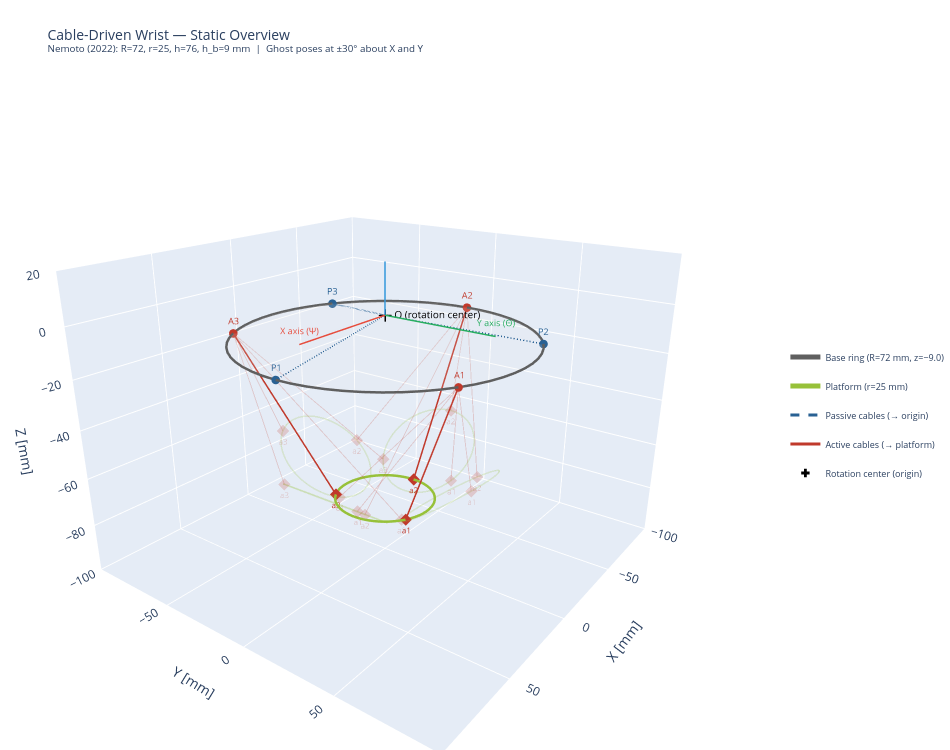

Source (notebook cell):
### Code cell
# =================================================================
# Static 3D Overview
# =================================================================
from helpers.wrist_plots import wrist_static_figure

fig = wrist_static_figure(R, r, h, h_b, show_caption=show_caption)
fig.show()

### Figure 1 — Plotly figure (JSON) as saved in the notebook; plotly's stock layout.template omitted (floating-point values rounded to 4 significant figures)
{"data": [{"legendgroup": "base", "line": {"color": "#5F5F5F", "width": 3}, "mode": "lines", "name": "Base ring (R=72 mm, z=−9.0)", "opacity": 0.2, "showlegend": false, "type": "scatter3d", "x": [72.5, 72.1, 70.92, 68.95, 66.23, 62.79, 58.65, 53.88, 48.51, 42.61, 36.25, 29.49, 22.4, 15.07, 7.578, 4.439e-15, -7.578, -15.07, -22.4, -29.49, -36.25, -42.61, -48.51, -53.88, -58.65, -62.79, -66.23, -68.95, -70.92, -72.1, -72.5, -72.1, -70.92, -68.95, -66.23, -62.79, -58.65, -53.88, -48.51, -42.61, -36.25, -29.49, -22.4, -15.07, -7.578, -1.332e-14, 7.578, 15.07, 22.4, 29.49, 36.25, 42.61, 48.51, 53.88, 58.65, 62.79, 66.23, 68.95, 70.92, 72.1, 72.5], "y": [0, 7.578, 15.07, 22.4, 29.49, 36.25, 42.61, 48.51, 53.88, 58.65, 62.79, 66.23, 68.95, 70.92, 72.1, 72.5, 72.1, 70.92, 68.95, 66.23, 62.79, 58.65, 53.88, 48.51, 42.61, 36.25, 29.49, 22.4, 15.07, 7.578, 8.879e-15, -7.578, -15.07, -22.4, -29.49, -36.25, -42.61, -48.51, -53.88, -58.65, -62.79, -66.23, -68.95, -70.92, -72.1, -72.5, -72.1, -70.92, -68.95, -66.23, -62.79, -58.65, -53.88, -48.51, -42.61, -36.25, -29.49, -22.4, -15.07, -7.578, -1.776e-14], "z": [-9, -9, -9, -9, -9, -9, -9, -9, -9, -9, -9, -9, -9, -9, -9, -9, -9, -9, -9, -9, -9, -9, -9, -9, -9, -9, -9, -9, -9, -9, -9, -9, -9, -9, -9, -9, -9, -9, -9, -9, -9, -9, -9, -9, -9, -9, -9, -9, -9, -9, -9, -9, -9, -9, -9, -9, -9, -9, -9, -9, -9]}, {"legendgroup": "platform", "line": {"color": "#97C139", "width": 3}, "mode": "lines", "name": "Platform (r=25 mm)", "opacity": 0.2, "showlegend": false, "type": "scatter3d", "x": [25, 24.86, 24.45, 23.78, 22.84, 21.65, 20.23, 18.58, 16.73, 14.69, 12.5, 10.17, 7.725, 5.198, 2.613, 1.531e-15, -2.613, -5.198, -7.725, -10.17, -12.5, -14.69, -16.73, -18.58, -20.23, -21.65, -22.84, -23.78, -24.45, -24.86, -25, -24.86, -24.45, -23.78, -22.84, -21.65, -20.23, -18.58, -16.73, -14.69, -12.5, -10.17, -7.725, -5.198, -2.613, -4.592e-15, 2.613, 5.198, 7.725, 10.17, 12.5, 14.69, 16.73, 18.58, 20.23, 21.65, 22.84, 23.78, 24.45, 24.86, 25], "y": [38.0, 40.26, 42.5, 44.69, 46.81, 48.83, 50.73, 52.49, 54.09, 55.52, 56.75, 57.78, 58.59, 59.18, 59.53, 59.65, 59.53, 59.18, 58.59, 57.78, 56.75, 55.52, 54.09, 52.49, 50.73, 48.83, 46.81, 44.69, 42.5, 40.26, 38, 35.74, 33.5, 31.31, 29.19, 27.17, 25.27, 23.51, 21.91, 20.48, 19.25, 18.22, 17.41, 16.82, 16.47, 16.35, 16.47, 16.82, 17.41, 18.22, 19.25, 20.48, 21.91, 23.51, 25.27, 27.17, 29.19, 31.31, 33.5, 35.74, 38.0], "z": [-65.82, -64.51, -63.22, -61.96, -60.73, -59.57, -58.47, -57.45, -56.53, -55.71, -54.99, -54.4, -53.93, -53.59, -53.39, -53.32, -53.39, -53.59, -53.93, -54.4, -54.99, -55.71, -56.53, -57.45, -58.47, -59.57, -60.73, -61.96, -63.22, -64.51, -65.82, -67.12, -68.42, -69.68, -70.9, -72.07, -73.17, -74.18, -75.11, -75.93, -76.64, -77.24, -77.71, -78.04, -78.25, -78.32, -78.25, -78.04, -77.71, -77.24, -76.64, -75.93, -75.11, -74.18, -73.17, -72.07, -70.9, -69.68, -68.42, -67.12, -65.82]}, {"legendgroup": "passive", "line": {"color": "#296193", "dash": "dash", "width": 1.8}, "mode": "lines", "name": "Passive cables (→ origin)", "opacity": 0.2, "showlegend": false, "type": "scatter3d", "x": [72.5, 0], "y": [0, 0], "z": [-9, 0]}, {"legendgroup": "passive", "line": {"color": "#296193", "dash": "dash", "width": 1.8}, "mode": "lines", "opacity": 0.2, "showlegend": false, "type": "scatter3d", "x": [-36.25, 0], "y": [62.79, 0], "z": [-9, 0]}, {"legendgroup": "passive", "line": {"color": "#296193", "dash": "dash", "width": 1.8}, "mode": "lines", "opacity": 0.2, "showlegend": false, "type": "scatter3d", "x": [-36.25, 0], "y": [-62.79, 0], "z": [-9, 0]}, {"legendgroup": "active", "line": {"color": "#C0392B", "width": 1.8}, "mode": "lines", "name": "Active cables (→ platform)", "opacity": 0.2, "showlegend": false, "type": "scatter3d", "x": [36.25, 12.5], "y": [62.79, 56.75], "z": [-9, -54.99]}, {"legendgroup": "active", "line": {"color": "#C0392B", "width": 1.8}, "mode": "lines", "opacity": 0.2, "showlegend": false, "type": "scatter3d", "x": [-72.5, -25], "y": [8.879e-15, 38], "z": [-9, -65.82]}, {"legendgroup": "active", "line": {"color": "#C0392B", "width": 1.8}, "mode": "lines", "opacity": 0.2, "showlegend": false, "type": "scatter3d", "x": [36.25, 12.5], "y": [-62.79, 19.25], "z": [-9, -76.64]}, {"marker": {"color": "#296193", "size": 5}, "mode": "markers+text", "opacity": 0.2, "showlegend": false, "text": ["P1", "P2", "P3"], "textfont": {"color": "#296193", "size": 9}, "textposition": "top center", "type": "scatter3d", "x": [72.5, -36.25, -36.25], "y": [0, 62.79, -62.79], "z": [-9, -9, -9]}, {"marker": {"color": "#C0392B", "size": 5}, "mode": "markers+text", "opacity": 0.2, "showlegend": false, "text": ["A1", "A2", "A3"], "textfont": {"color": "#C0392B", "size": 9}, "textposition": "top center", "type": "scatter3d", "x": [36.25, -72.5, 36.25], "y": [62.79, 8.879e-15, -62.79], "z": [-9, -9, -9]}, {"marker": {"color": "#C0392B", "size": 4, "symbol": "diamond"}, "mode": "markers+text", "opacity": 0.2, "showlegend": false, "text": ["a1", "a2", "a3"], "textfont": {"color": "#C0392B", "size": 8}, "textposition": "bottom center", "type": "scatter3d", "x": [12.5, -25, 12.5], "y": [56.75, 38, 19.25], "z": [-54.99, -65.82, -76.64]}, {"legendgroup": "center", "marker": {"color": "black", "size": 7, "symbol": "cross"}, "mode": "markers+text", "name": "Rotation center (origin)", "opacity": 0.2, "showlegend": false, "text": ["O (rotation center)"], "textfont": {"color": "black", "size": 10}, "textposition": "middle right", "type": "scatter3d", "x": [0], "y": [0], "z": [0]}, {"legendgroup": "base", "line": {"color": "#5F5F5F", "width": 3}, "mode": "lines", "name": "Base ring (R=72 mm, z=−9.0)", "opacity": 0.2, "showlegend": false, "type": "scatter3d", "x": [72.5, 72.1, 70.92, 68.95, 66.23, 62.79, 58.65, 53.88, 48.51, 42.61, 36.25, 29.49, 22.4, 15.07, 7.578, 4.439e-15, -7.578, -15.07, -22.4, -29.49, -36.25, -42.61, -48.51, -53.88, -58.65, -62.79, -66.23, -68.95, -70.92, -72.1, -72.5, -72.1, -70.92, -68.95, -66.23, -62.79, -58.65, -53.88, -48.51, -42.61, -36.25, -29.49, -22.4, -15.07, -7.578, -1.332e-14, 7.578, 15.07, 22.4, 29.49, 36.25, 42.61, 48.51, 53.88, 58.65, 62.79, 66.23, 68.95, 70.92, 72.1, 72.5], "y": [0, 7.578, 15.07, 22.4, 29.49, 36.25, 42.61, 48.51, 53.88, 58.65, 62.79, 66.23, 68.95, 70.92, 72.1, 72.5, 72.1, 70.92, 68.95, 66.23, 62.79, 58.65, 53.88, 48.51, 42.61, 36.25, 29.49, 22.4, 15.07, 7.578, 8.879e-15, -7.578, -15.07, -22.4, -29.49, -36.25, -42.61, -48.51, -53.88, -58.65, -62.79, -66.23, -68.95, -70.92, -72.1, -72.5, -72.1, -70.92, -68.95, -66.23, -62.79, -58.65, -53.88, -48.51, -42.61, -36.25, -29.49, -22.4, -15.07, -7.578, -1.776e-14], "z": [-9, -9, -9, -9, -9, -9, -9, -9, -9, -9, -9, -9, -9, -9, -9, -9, -9, -9, -9, -9, -9, -9, -9, -9, -9, -9, -9, -9, -9, -9, -9, -9, -9, -9, -9, -9, -9, -9, -9, -9, -9, -9, -9, -9, -9, -9, -9, -9, -9, -9, -9, -9, -9, -9, -9, -9, -9, -9, -9, -9, -9]}, {"legendgroup": "platform", "line": {"color": "#97C139", "width": 3}, "mode": "lines", "name": "Platform (r=25 mm)", "opacity": 0.2, "showlegend": false, "type": "scatter3d", "x": [25, 24.86, 24.45, 23.78, 22.84, 21.65, 20.23, 18.58, 16.73, 14.69, 12.5, 10.17, 7.725, 5.198, 2.613, 1.531e-15, -2.613, -5.198, -7.725, -10.17, -12.5, -14.69, -16.73, -18.58, -20.23, -21.65, -22.84, -23.78, -24.45, -24.86, -25, -24.86, -24.45, -23.78, -22.84, -21.65, -20.23, -18.58, -16.73, -14.69, -12.5, -10.17, -7.725, -5.198, -2.613, -4.592e-15, 2.613, 5.198, 7.725, 10.17, 12.5, 14.69, 16.73, 18.58, 20.23, 21.65, 22.84, 23.78, 24.45, 24.86, 25], "y": [-38.0, -35.74, -33.5, -31.31, -29.19, -27.17, -25.27, -23.51, -21.91, -20.48, -19.25, -18.22, -17.41, -16.82, -16.47, -16.35, -16.47, -16.82, -17.41, -18.22, -19.25, -20.48, -21.91, -23.51, -25.27, -27.17, -29.19, -31.31, -33.5, -35.74, -38.0, -40.26, -42.5, -44.69, -46.81, -48.83, -50.73, -52.49, -54.09, -55.52, -56.75, -57.78, -58.59, -59.18, -59.53, -59.65, -59.53, -59.18, -58.59, -57.78, -56.75, -55.52, -54.09, -52.49, -50.73, -48.83, -46.81, -44.69, -42.5, -40.26, -38], "z": [-65.82, -67.12, -68.42, -69.68, -70.9, -72.07, -73.17, -74.18, -75.11, -75.93, -76.64, -77.24, -77.71, -78.04, -78.25, -78.32, -78.25, -78.04, -77.71, -77.24, -76.64, -75.93, -75.11, -74.18, -73.17, -72.07, -70.9, -69.68, -68.42, -67.12, -65.82, -64.51, -63.22, -61.96, -60.73, -59.57, -58.47, -57.45, -56.53, -55.71, -54.99, -54.4, -53.93, -53.59, -53.39, -53.32, -53.39, -53.59, -53.93, -54.4, -54.99, -55.71, -56.53, -57.45, -58.47, -59.57, -60.73, -61.96, -63.22, -64.51, -65.82]}, {"legendgroup": "passive", "line": {"color": "#296193", "dash": "dash", "width": 1.8}, "mode": "lines", "name": "Passive cables (→ origin)", "opacity": 0.2, "showlegend": false, "type": "scatter3d", "x": [72.5, 0], "y": [0, 0], "z": [-9, 0]}, {"legendgroup": "passive", "line": {"color": "#296193", "dash": "dash", "width": 1.8}, "mode": "lines", "opacity": 0.2, "showlegend": false, "type": "scatter3d", "x": [-36.25, 0], "y": [62.79, 0], "z": [-9, 0]}, {"legendgroup": "passive", "line": {"color": "#296193", "dash": "dash", "width": 1.8}, "mode": "lines", "opacity": 0.2, "showlegend": false, "type": "scatter3d", "x": [-36.25, 0], "y": [-62.79, 0], "z": [-9, 0]}, {"legendgroup": "active", "line": {"color": "#C0392B", "width": 1.8}, "mode": "lines", "name": "Active cables (→ platform)", "opacity": 0.2, "showlegend": false, "type": "scatter3d", "x": [36.25, 12.5], "y": [62.79, -19.25], "z": [-9, -76.64]}, {"legendgroup": "active", "line": {"color": "#C0392B", "width": 1.8}, "mode": "lines", "opacity": 0.2, "showlegend": false, "type": "scatter3d", "x": [-72.5, -25], "y": [8.879e-15, -38.0], "z": [-9, -65.82]}, {"legendgroup": "active", "line": {"color": "#C0392B", "width": 1.8}, "mode": "lines", "opacity": 0.2, "showlegend": false, "type": "scatter3d", "x": [36.25, 12.5], "y": [-62.79, -56.75], "z": [-9, -54.99]}, {"marker": {"color": "#296193", "size": 5}, "mode": "markers+text", "opacity": 0.2, "showlegend": false, "text": ["P1", "P2", "P3"], "textfont": {"color": "#296193", "size": 9}, "textposition": "top center", "type": "scatter3d", "x": [72.5, -36.25, -36.25], "y": [0, 62.79, -62.79], "z": [-9, -9, -9]}, {"marker": {"color": "#C0392B", "size": 5}, "mode": "markers+text", "opacity": 0.2, "showlegend": false, "text": ["A1", "A2", "A3"], "textfont": {"color": "#C0392B", "size": 9}, "textposition": "top center", "type": "scatter3d", "x": [36.25, -72.5, 36.25], "y": [62.79, 8.879e-15, -62.79], "z": [-9, -9, -9]}, {"marker": {"color": "#C0392B", "size": 4, "symbol": "diamond"}, "mode": "markers+text", "opacity": 0.2, "showlegend": false, "text": ["a1", "a2", "a3"], "textfont": {"color": "#C0392B", "size": 8}, "textposition": "bottom center", "type": "scatter3d", "x": [12.5, -25, 12.5], "y": [-19.25, -38.0, -56.75], "z": [-76.64, -65.82, -54.99]}, {"legendgroup": "center", "marker": {"color": "black", "size": 7, "symbol": "cross"}, "mode": "markers+text", "name": "Rotation center (origin)", "opacity": 0.2, "showlegend": false, "text": ["O (rotation center)"], "textfont": {"color": "black", "size": 10}, "textposition": "middle right", "type": "scatter3d", "x": [0], "y": [0], "z": [0]}, {"legendgroup": "base", "line": {"color": "#5F5F5F", "width": 3}, "mode": "lines", "name": "Base ring (R=72 mm, z=−9.0)", "opacity": 0.2, "showlegend": false, "type": "scatter3d", "x": [72.5, 72.1, 70.92, 68.95, 66.23, 62.79, 58.65, 53.88, 48.51, 42.61, 36.25, 29.49, 22.4, 15.07, 7.578, 4.439e-15, -7.578, -15.07, -22.4, -29.49, -36.25, -42.61, -48.51, -53.88, -58.65, -62.79, -66.23, -68.95, -70.92, -72.1, -72.5, -72.1, -70.92, -68.95, -66.23, -62.79, -58.65, -53.88, -48.51, -42.61, -36.25, -29.49, -22.4, -15.07, -7.578, -1.332e-14, 7.578, 15.07, 22.4, 29.49, 36.25, 42.61, 48.51, 53.88, 58.65, 62.79, 66.23, 68.95, 70.92, 72.1, 72.5], "y": [0, 7.578, 15.07, 22.4, 29.49, 36.25, 42.61, 48.51, 53.88, 58.65, 62.79, 66.23, 68.95, 70.92, 72.1, 72.5, 72.1, 70.92, 68.95, 66.23, 62.79, 58.65, 53.88, 48.51, 42.61, 36.25, 29.49, 22.4, 15.07, 7.578, 8.879e-15, -7.578, -15.07, -22.4, -29.49, -36.25, -42.61, -48.51, -53.88, -58.65, -62.79, -66.23, -68.95, -70.92, -72.1, -72.5, -72.1, -70.92, -68.95, -66.23, -62.79, -58.65, -53.88, -48.51, -42.61, -36.25, -29.49, -22.4, -15.07, -7.578, -1.776e-14], "z": [-9, -9, -9, -9, -9, -9, -9, -9, -9, -9, -9, -9, -9, -9, -9, -9, -9, -9, -9, -9, -9, -9, -9, -9, -9, -9, -9, -9, -9, -9, -9, -9, -9, -9, -9, -9, -9, -9, -9, -9, -9, -9, -9, -9, -9, -9, -9, -9, -9, -9, -9, -9, -9, -9, -9, -9, -9, -9, -9, -9, -9]}, {"legendgroup": "platform", "line": {"color": "#97C139", "width": 3}, "mode": "lines", "name": "Platform (r=25 mm)", "opacity": 0.2, "showlegend": false, "type": "scatter3d", "x": [-16.35, -16.47, -16.82, -17.41, -18.22, -19.25, -20.48, -21.91, -23.51, -25.27, -27.17, -29.19, -31.31, -33.5, -35.74, -38.0, -40.26, -42.5, -44.69, -46.81, -48.83, -50.73, -52.49, -54.09, -55.52, -56.75, -57.78, -58.59, -59.18, -59.53, -59.65, -59.53, -59.18, -58.59, -57.78, -56.75, -55.52, -54.09, -52.49, -50.73, -48.83, -46.81, -44.69, -42.5, -40.26, -38, -35.74, -33.5, -31.31, -29.19, -27.17, -25.27, -23.51, -21.91, -20.48, -19.25, -18.22, -17.41, -16.82, -16.47, -16.35], "y": [0, 2.613, 5.198, 7.725, 10.17, 12.5, 14.69, 16.73, 18.58, 20.23, 21.65, 22.84, 23.78, 24.45, 24.86, 25, 24.86, 24.45, 23.78, 22.84, 21.65, 20.23, 18.58, 16.73, 14.69, 12.5, 10.17, 7.725, 5.198, 2.613, 3.062e-15, -2.613, -5.198, -7.725, -10.17, -12.5, -14.69, -16.73, -18.58, -20.23, -21.65, -22.84, -23.78, -24.45, -24.86, -25, -24.86, -24.45, -23.78, -22.84, -21.65, -20.23, -18.58, -16.73, -14.69, -12.5, -10.17, -7.725, -5.198, -2.613, -6.123e-15], "z": [-78.32, -78.25, -78.04, -77.71, -77.24, -76.64, -75.93, -75.11, -74.18, -73.17, -72.07, -70.9, -69.68, -68.42, -67.12, -65.82, -64.51, -63.22, -61.96, -60.73, -59.57, -58.47, -57.45, -56.53, -55.71, -54.99, -54.4, -53.93, -53.59, -53.39, -53.32, -53.39, -53.59, -53.93, -54.4, -54.99, -55.71, -56.53, -57.45, -58.47, -59.57, -60.73, -61.96, -63.22, -64.51, -65.82, -67.12, -68.42, -69.68, -70.9, -72.07, -73.17, -74.18, -75.11, -75.93, -76.64, -77.24, -77.71, -78.04, -78.25, -78.32]}, {"legendgroup": "passive", "line": {"color": "#296193", "dash": "dash", "width": 1.8}, "mode": "lines", "name": "Passive cables (→ origin)", "opacity": 0.2, "showlegend": false, "type": "scatter3d", "x": [72.5, 0], "y": [0, 0], "z": [-9, 0]}, {"legendgroup": "passive", "line": {"color": "#296193", "dash": "dash", "width": 1.8}, "mode": "lines", "opacity": 0.2, "showlegend": false, "type": "scatter3d", "x": [-36.25, 0], "y": [62.79, 0], "z": [-9, 0]}, {"legendgroup": "passive", "line": {"color": "#296193", "dash": "dash", "width": 1.8}, "mode": "lines", "opacity": 0.2, "showlegend": false, "type": "scatter3d", "x": [-36.25, 0], "y": [-62.79, 0], "z": [-9, 0]}, {"legendgroup": "active", "line": {"color": "#C0392B", "width": 1.8}, "mode": "lines", "name": "Active cables (→ platform)", "opacity": 0.2, "showlegend": false, "type": "scatter3d", "x": [36.25, -27.17], "y": [62.79, 21.65], "z": [-9, -72.07]}, {"legendgroup": "active", "line": {"color": "#C0392B", "width": 1.8}, "mode": "lines", "opacity": 0.2, "showlegend": false, "type": "scatter3d", "x": [-72.5, -59.65], "y": [8.879e-15, 3.062e-15], "z": [-9, -53.32]}, {"legendgroup": "active", "line": {"color": "#C0392B", "width": 1.8}, "mode": "lines", "opacity": 0.2, "showlegend": false, "type": "scatter3d", "x": [36.25, -27.17], "y": [-62.79, -21.65], "z": [-9, -72.07]}, {"marker": {"color": "#296193", "size": 5}, "mode": "markers+text", "opacity": 0.2, "showlegend": false, "text": ["P1", "P2", "P3"], "textfont": {"color": "#296193", "size": 9}, "textposition": "top center", "type": "scatter3d", "x": [72.5, -36.25, -36.25], "y": [0, 62.79, -62.79], "z": [-9, -9, -9]}, {"marker": {"color": "#C0392B", "size": 5}, "mode": "markers+text", "opacity": 0.2, "showlegend": false, "text": ["A1", "A2", "A3"], "textfont": {"color": "#C0392B", "size": 9}, "textposition": "top center", "type": "scatter3d", "x": [36.25, -72.5, 36.25], "y": [62.79, 8.879e-15, -62.79], "z": [-9, -9, -9]}, {"marker": {"color": "#C0392B", "size": 4, "symbol": "diamond"}, "mode": "markers+text", "opacity": 0.2, "showlegend": false, "text": ["a1", "a2", "a3"], "textfont": {"color": "#C0392B", "size": 8}, "textposition": "bottom center", "type": "scatter3d", "x": [-27.17, -59.65, -27.17], "y": [21.65, 3.062e-15, -21.65], "z": [-72.07, -53.32, -72.07]}, {"legendgroup": "center", "marker": {"color": "black", "size": 7, "symbol": "cross"}, "mode": "markers+text", "name": "Rotation center (origin)", "opacity": 0.2, "showlegend": false, "text": ["O (rotation center)"], "textfont": {"color": "black", "size": 10}, "textposition": "middle right", "type": "scatter3d", "x": [0], "y": [0], "z": [0]}, {"legendgroup": "base", "line": {"color": "#5F5F5F", "width": 3}, "mode": "lines", "name": "Base ring (R=72 mm, z=−9.0)", "opacity": 0.2, "showlegend": false, "type": "scatter3d", "x": [72.5, 72.1, 70.92, 68.95, 66.23, 62.79, 58.65, 53.88, 48.51, 42.61, 36.25, 29.49, 22.4, 15.07, 7.578, 4.439e-15, -7.578, -15.07, -22.4, -29.49, -36.25, -42.61, -48.51, -53.88, -58.65, -62.79, -66.23, -68.95, -70.92, -72.1, -72.5, -72.1, -70.92, -68.95, -66.23, -62.79, -58.65, -53.88, -48.51, -42.61, -36.25, -29.49, -22.4, -15.07, -7.578, -1.332e-14, 7.578, 15.07, 22.4, 29.49, 36.25, 42.61, 48.51, 53.88, 58.65, 62.79, 66.23, 68.95, 70.92, 72.1, 72.5], "y": [0, 7.578, 15.07, 22.4, 29.49, 36.25, 42.61, 48.51, 53.88, 58.65, 62.79, 66.23, 68.95, 70.92, 72.1, 72.5, 72.1, 70.92, 68.95, 66.23, 62.79, 58.65, 53.88, 48.51, 42.61, 36.25, 29.49, 22.4, 15.07, 7.578, 8.879e-15, -7.578, -15.07, -22.4, -29.49, -36.25, -42.61, -48.51, -53.88, -58.65, -62.79, -66.23, -68.95, -70.92, -72.1, -72.5, -72.1, -70.92, -68.95, -66.23, -62.79, -58.65, -53.88, -48.51, -42.61, -36.25, -29.49, -22.4, -15.07, -7.578, -1.776e-14], "z": [-9, -9, -9, -9, -9, -9, -9, -9, -9, -9, -9, -9, -9, -9, -9, -9, -9, -9, -9, -9, -9, -9, -9, -9, -9, -9, -9, -9, -9, -9, -9, -9, -9, -9, -9, -9, -9, -9, -9, -9, -9, -9, -9, -9, -9, -9, -9, -9, -9, -9, -9, -9, -9, -9, -9, -9, -9, -9, -9, -9, -9]}, {"legendgroup": "platform", "line": {"color": "#97C139", "width": 3}, "mode": "lines", "name": "Platform (r=25 mm)", "opacity": 0.2, "showlegend": false, "type": "scatter3d", "x": [59.65, 59.53, 59.18, 58.59, 57.78, 56.75, 55.52, 54.09, 52.49, 50.73, 48.83, 46.81, 44.69, 42.5, 40.26, 38, 35.74, 33.5, 31.31, 29.19, 27.17, 25.27, 23.51, 21.91, 20.48, 19.25, 18.22, 17.41, 16.82, 16.47, 16.35, 16.47, 16.82, 17.41, 18.22, 19.25, 20.48, 21.91, 23.51, 25.27, 27.17, 29.19, 31.31, 33.5, 35.74, 38.0, 40.26, 42.5, 44.69, 46.81, 48.83, 50.73, 52.49, 54.09, 55.52, 56.75, 57.78, 58.59, 59.18, 59.53, 59.65], "y": [0, 2.613, 5.198, 7.725, 10.17, 12.5, 14.69, 16.73, 18.58, 20.23, 21.65, 22.84, 23.78, 24.45, 24.86, 25, 24.86, 24.45, 23.78, 22.84, 21.65, 20.23, 18.58, 16.73, 14.69, 12.5, 10.17, 7.725, 5.198, 2.613, 3.062e-15, -2.613, -5.198, -7.725, -10.17, -12.5, -14.69, -16.73, -18.58, -20.23, -21.65, -22.84, -23.78, -24.45, -24.86, -25, -24.86, -24.45, -23.78, -22.84, -21.65, -20.23, -18.58, -16.73, -14.69, -12.5, -10.17, -7.725, -5.198, -2.613, -6.123e-15], "z": [-53.32, -53.39, -53.59, -53.93, -54.4, -54.99, -55.71, -56.53, -57.45, -58.47, -59.57, -60.73, -61.96, -63.22, -64.51, -65.82, -67.12, -68.42, -69.68, -70.9, -72.07, -73.17, -74.18, -75.11, -75.93, -76.64, -77.24, -77.71, -78.04, -78.25, -78.32, -78.25, -78.04, -77.71, -77.24, -76.64, -75.93, -75.11, -74.18, -73.17, -72.07, -70.9, -69.68, -68.42, -67.12, -65.82, -64.51, -63.22, -61.96, -60.73, -59.57, -58.47, -57.45, -56.53, -55.71, -54.99, -54.4, -53.93, -53.59, -53.39, -53.32]}, {"legendgroup": "passive", "line": {"color": "#296193", "dash": "dash", "width": 1.8}, "mode": "lines", "name": "Passive cables (→ origin)", "opacity": 0.2, "showlegend": false, "type": "scatter3d", "x": [72.5, 0], "y": [0, 0], "z": [-9, 0]}, {"legendgroup": "passive", "line": {"color": "#296193", "dash": "dash", "width": 1.8}, "mode": "lines", "opacity": 0.2, "showlegend": false, "type": "scatter3d", "x": [-36.25, 0], "y": [62.79, 0], "z": [-9, 0]}, {"legendgroup": "passive", "line": {"color": "#296193", "dash": "dash", "width": 1.8}, "mode": "lines", "opacity": 0.2, "showlegend": false, "type": "scatter3d", "x": [-36.25, 0], "y": [-62.79, 0], "z": [-9, 0]}, {"legendgroup": "active", "line": {"color": "#C0392B", "width": 1.8}, "mode": "lines", "name": "Active cables (→ platform)", "opacity": 0.2, "showlegend": false, "type": "scatter3d", "x": [36.25, 48.83], "y": [62.79, 21.65], "z": [-9, -59.57]}, {"legendgroup": "active", "line": {"color": "#C0392B", "width": 1.8}, "mode": "lines", "opacity": 0.2, "showlegend": false, "type": "scatter3d", "x": [-72.5, 16.35], "y": [8.879e-15, 3.062e-15], "z": [-9, -78.32]}, {"legendgroup": "active", "line": {"color": "#C0392B", "width": 1.8}, "mode": "lines", "opacity": 0.2, "showlegend": false, "type": "scatter3d", "x": [36.25, 48.83], "y": [-62.79, -21.65], "z": [-9, -59.57]}, {"marker": {"color": "#296193", "size": 5}, "mode": "markers+text", "opacity": 0.2, "showlegend": false, "text": ["P1", "P2", "P3"], "textfont": {"color": "#296193", "size": 9}, "textposition": "top center", "type": "scatter3d", "x": [72.5, -36.25, -36.25], "y": [0, 62.79, -62.79], "z": [-9, -9, -9]}, {"marker": {"color": "#C0392B", "size": 5}, "mode": "markers+text", "opacity": 0.2, "showlegend": false, "text": ["A1", "A2", "A3"], "textfont": {"color": "#C0392B", "size": 9}, "textposition": "top center", "type": "scatter3d", "x": [36.25, -72.5, 36.25], "y": [62.79, 8.879e-15, -62.79], "z": [-9, -9, -9]}, {"marker": {"color": "#C0392B", "size": 4, "symbol": "diamond"}, "mode": "markers+text", "opacity": 0.2, "showlegend": false, "text": ["a1", "a2", "a3"], "textfont": {"color": "#C0392B", "size": 8}, "textposition": "bottom center", "type": "scatter3d", "x": [48.83, 16.35, 48.83], "y": [21.65, 3.062e-15, -21.65], "z": [-59.57, -78.32, -59.57]}, {"legendgroup": "center", "marker": {"color": "black", "size": 7, "symbol": "cross"}, "mode": "markers+text", "name": "Rotation center (origin)", "opacity": 0.2, "showlegend": false, "text": ["O (rotation center)"], "textfont": {"color": "black", "size": 10}, "textposition": "middle right", "type": "scatter3d", "x": [0], "y": [0], "z": [0]}, {"legendgroup": "base", "line": {"color": "#5F5F5F", "width": 5}, "mode": "lines", "name": "Base ring (R=72 mm, z=−9.0)", "opacity": 1, "showlegend": true, "type": "scatter3d", "x": [72.5, 72.1, 70.92, 68.95, 66.23, 62.79, 58.65, 53.88, 48.51, 42.61, 36.25, 29.49, 22.4, 15.07, 7.578, 4.439e-15, -7.578, -15.07, -22.4, -29.49, -36.25, -42.61, -48.51, -53.88, -58.65, -62.79, -66.23, -68.95, -70.92, -72.1, -72.5, -72.1, -70.92, -68.95, -66.23, -62.79, -58.65, -53.88, -48.51, -42.61, -36.25, -29.49, -22.4, -15.07, -7.578, -1.332e-14, 7.578, 15.07, 22.4, 29.49, 36.25, 42.61, 48.51, 53.88, 58.65, 62.79, 66.23, 68.95, 70.92, 72.1, 72.5], "y": [0, 7.578, 15.07, 22.4, 29.49, 36.25, 42.61, 48.51, 53.88, 58.65, 62.79, 66.23, 68.95, 70.92, 72.1, 72.5, 72.1, 70.92, 68.95, 66.23, 62.79, 58.65, 53.88, 48.51, 42.61, 36.25, 29.49, 22.4, 15.07, 7.578, 8.879e-15, -7.578, -15.07, -22.4, -29.49, -36.25, -42.61, -48.51, -53.88, -58.65, -62.79, -66.23, -68.95, -70.92, -72.1, -72.5, -72.1, -70.92, -68.95, -66.23, -62.79, -58.65, -53.88, -48.51, -42.61, -36.25, -29.49, -22.4, -15.07, -7.578, -1.776e-14], "z": [-9, -9, -9, -9, -9, -9, -9, -9, -9, -9, -9, -9, -9, -9, -9, -9, -9, -9, -9, -9, -9, -9, -9, -9, -9, -9, -9, -9, -9, -9, -9, -9, -9, -9, -9, -9, -9, -9, -9, -9, -9, -9, -9, -9, -9, -9, -9, -9, -9, -9, -9, -9, -9, -9, -9, -9, -9, -9, -9, -9, -9]}, {"legendgroup": "platform", "line": {"color": "#97C139", "width": 5}, "mode": "lines", "name": "Platform (r=25 mm)", "opacity": 1, "showlegend": true, "type": "scatter3d", "x": [25, 24.86, 24.45, 23.78, 22.84, 21.65, 20.23, 18.58, 16.73, 14.69, 12.5, 10.17, 7.725, 5.198, 2.613, 1.531e-15, -2.613, -5.198, -7.725, -10.17, -12.5, -14.69, -16.73, -18.58, -20.23, -21.65, -22.84, -23.78, -24.45, -24.86, -25, -24.86, -24.45, -23.78, -22.84, -21.65, -20.23, -18.58, -16.73, -14.69, -12.5, -10.17, -7.725, -5.198, -2.613, -4.592e-15, 2.613, 5.198, 7.725, 10.17, 12.5, 14.69, 16.73, 18.58, 20.23, 21.65, 22.84, 23.78, 24.45, 24.86, 25], "y": [0, 2.613, 5.198, 7.725, 10.17, 12.5, 14.69, 16.73, 18.58, 20.23, 21.65, 22.84, 23.78, 24.45, 24.86, 25, 24.86, 24.45, 23.78, 22.84, 21.65, 20.23, 18.58, 16.73, 14.69, 12.5, 10.17, 7.725, 5.198, 2.613, 3.062e-15, -2.613, -5.198, -7.725, -10.17, -12.5, -14.69, -16.73, -18.58, -20.23, -21.65, -22.84, -23.78, -24.45, -24.86, -25, -24.86, -24.45, -23.78, -22.84, -21.65, -20.23, -18.58, -16.73, -14.69, -12.5, -10.17, -7.725, -5.198, -2.613, -6.123e-15], "z": [-76, -76, -76, -76, -76, -76, -76, -76, -76, -76, -76, -76, -76, -76, -76, -76, -76, -76, -76, -76, -76, -76, -76, -76, -76, -76, -76, -76, -76, -76, -76, -76, -76, -76, -76, -76, -76, -76, -76, -76, -76, -76, -76, -76, -76, -76, -76, -76, -76, -76, -76, -76, -76, -76, -76, -76, -76, -76, -76, -76, -76]}, {"legendgroup": "passive", "line": {"color": "#296193", "dash": "dash", "width": 3}, "mode": "lines", "name": "Passive cables (→ origin)", "opacity": 1, "showlegend": true, "type": "scatter3d", "x": [72.5, 0], "y": [0, 0], "z": [-9, 0]}, {"legendgroup": "passive", "line": {"color": "#296193", "dash": "dash", "width": 3}, "mode": "lines", "opacity": 1, "showlegend": false, "type": "scatter3d", "x": [-36.25, 0], "y": [62.79, 0], "z": [-9, 0]}, {"legendgroup": "passive", "line": {"color": "#296193", "dash": "dash", "width": 3}, "mode": "lines", "opacity": 1, "showlegend": false, "type": "scatter3d", "x": [-36.25, 0], "y": [-62.79, 0], "z": [-9, 0]}, {"legendgroup": "active", "line": {"color": "#C0392B", "width": 3}, "mode": "lines", "name": "Active cables (→ platform)", "opacity": 1, "showlegend": true, "type": "scatter3d", "x": [36.25, 12.5], "y": [62.79, 21.65], "z": [-9, -76]}, {"legendgroup": "active", "line": {"color": "#C0392B", "width": 3}, "mode": "lines", "opacity": 1, "showlegend": false, "type": "scatter3d", "x": [-72.5, -25], "y": [8.879e-15, 3.062e-15], "z": [-9, -76]}, {"legendgroup": "active", "line": {"color": "#C0392B", "width": 3}, "mode": "lines", "opacity": 1, "showlegend": false, "type": "scatter3d", "x": [36.25, 12.5], "y": [-62.79, -21.65], "z": [-9, -76]}, {"marker": {"color": "#296193", "size": 5}, "mode": "markers+text", "opacity": 1, "showlegend": false, "text": ["P1", "P2", "P3"], "textfont": {"color": "#296193", "size": 9}, "textposition": "top center", "type": "scatter3d", "x": [72.5, -36.25, -36.25], "y": [0, 62.79, -62.79], "z": [-9, -9, -9]}, {"marker": {"color": "#C0392B", "size": 5}, "mode": "markers+text", "opacity": 1, "showlegend": false, "text": ["A1", "A2", "A3"], "textfont": {"color": "#C0392B", "size": 9}, "textposition": "top center", "type": "scatter3d", "x": [36.25, -72.5, 36.25], "y": [62.79, 8.879e-15, -62.79], "z": [-9, -9, -9]}, {"marker": {"color": "#C0392B", "size": 4, "symbol": "diamond"}, "mode": "markers+text", "opacity": 1, "showlegend": false, "text": ["a1", "a2", "a3"], "textfont": {"color": "#C0392B", "size": 8}, "textposition": "bottom center", "type": "scatter3d", "x": [12.5, -25, 12.5], "y": [21.65, 3.062e-15, -21.65], "z": [-76, -76, -76]}, {"legendgroup": "center", "marker": {"color": "black", "size": 7, "symbol": "cross"}, "mode": "markers+text", "name": "Rotation center (origin)", "opacity": 1, "showlegend": true, "text": ["O (rotation center)"], "textfont": {"color": "black", "size": 10}, "textposition": "middle right", "type": "scatter3d", "x": [0], "y": [0], "z": [0]}, {"line": {"color": "#E74C3C", "width": 3}, "mode": "lines+text", "showlegend": false, "text": ["", "X axis (Ψ)"], "textfont": {"color": "#E74C3C", "size": 9}, "textposition": "top center", "type": "scatter3d", "x": [0, 58], "y": [0, 0], "z": [0, 0]}, {"line": {"color": "#27AE60", "width": 3}, "mode": "lines+text", "showlegend": false, "text": ["", "Y axis (Θ)"], "textfont": {"color": "#27AE60", "size": 9}, "textposition": "top center", "type": "scatter3d", "x": [0, 0], "y": [0, 58], "z": [0, 0]}, {"line": {"color": "#3498DB", "width": 3}, "mode": "lines+text", "showlegend": false, "text": ["", "Z axis"], "textfont": {"color": "#3498DB", "size": 9}, "textposition": "top center", "type": "scatter3d", "x": [0, 0], "y": [0, 0], "z": [0, 29]}, {"color": "#E6E6E6", "opacity": 0.15, "showlegend": false, "type": "mesh3d", "x": [72.5, 71.61, 68.95, 64.6, 58.65, 51.27, 42.61, 32.91, 22.4, 11.34, 4.439e-15, -11.34, -22.4, -32.91, -42.61, -51.27, -58.65, -64.6, -68.95, -71.61, -72.5, -71.61, -68.95, -64.6, -58.65, -51.27, -42.61, -32.91, -22.4, -11.34, -1.332e-14, 11.34, 22.4, 32.91, 42.61, 51.27, 58.65, 64.6, 68.95, 71.61, 72.5, 0], "y": [0, 11.34, 22.4, 32.91, 42.61, 51.27, 58.65, 64.6, 68.95, 71.61, 72.5, 71.61, 68.95, 64.6, 58.65, 51.27, 42.61, 32.91, 22.4, 11.34, 8.879e-15, -11.34, -22.4, -32.91, -42.61, -51.27, -58.65, -64.6, -68.95, -71.61, -72.5, -71.61, -68.95, -64.6, -58.65, -51.27, -42.61, -32.91, -22.4, -11.34, -1.776e-14, 0], "z": [-9, -9, -9, -9, -9, -9, -9, -9, -9, -9, -9, -9, -9, -9, -9, -9, -9, -9, -9, -9, -9, -9, -9, -9, -9, -9, -9, -9, -9, -9, -9, -9, -9, -9, -9, -9, -9, -9, -9, -9, -9, -9]}], "layout": {"height": 750, "legend": {"font": {"size": 9}, "x": 1.02, "y": 0.5}, "margin": {"b": 0, "l": 0, "r": 180, "t": 80}, "scene": {"aspectmode": "data", "camera": {"eye": {"x": 1.6, "y": 1.2, "z": 0.8}}, "xaxis": {"range": [-100, 100], "title": {"text": "X [mm]"}}, "yaxis": {"range": [-100, 100], "title": {"text": "Y [mm]"}}, "zaxis": {"range": [-100, 20], "title": {"text": "Z [mm]"}}}, "title": {"font": {"size": 14}, "text": "Cable-Driven Wrist — Static Overview<br><sup>Nemoto (2022): R=72, r=25, h=76, h_b=9 mm  |  Ghost poses at ±30° about X and Y</sup>"}, "width": 950}}
